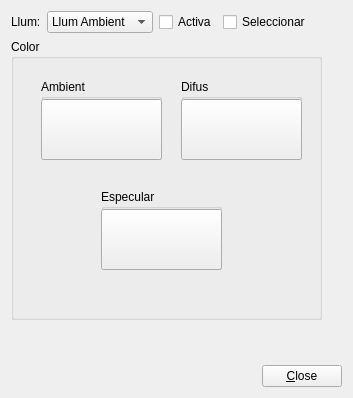
<ui version="4.0" >
 <class>luces</class>
 <widget class="QWidget" name="luces" >
  <property name="geometry" >
   <rect>
    <x>0</x>
    <y>0</y>
    <width>353</width>
    <height>398</height>
   </rect>
  </property>
  <property name="windowTitle" >
   <string>Form</string>
  </property>
  <layout class="QVBoxLayout" name="verticalLayout" >
   <item>
    <layout class="QHBoxLayout" name="horizontalLayout" >
     <item>
      <widget class="QLabel" name="label" >
       <property name="text" >
        <string>Llum:</string>
       </property>
      </widget>
     </item>
     <item>
      <widget class="QComboBox" name="comboBox" >
       <item>
        <property name="text" >
         <string>Llum Ambient</string>
        </property>
       </item>
       <item>
        <property name="text" >
         <string>Llum 1</string>
        </property>
       </item>
       <item>
        <property name="text" >
         <string>Llum 2</string>
        </property>
       </item>
       <item>
        <property name="text" >
         <string>Llum 3</string>
        </property>
       </item>
       <item>
        <property name="text" >
         <string>Llum 4</string>
        </property>
       </item>
       <item>
        <property name="text" >
         <string>Llum 5</string>
        </property>
       </item>
       <item>
        <property name="text" >
         <string>Llum 6</string>
        </property>
       </item>
       <item>
        <property name="text" >
         <string>Llum 7</string>
        </property>
       </item>
      </widget>
     </item>
     <item>
      <widget class="QCheckBox" name="boxAct" >
       <property name="text" >
        <string>Activa</string>
       </property>
      </widget>
     </item>
     <item>
      <widget class="QCheckBox" name="boxSel" >
       <property name="text" >
        <string>Seleccionar</string>
       </property>
      </widget>
     </item>
     <item>
      <spacer name="horizontalSpacer_2" >
       <property name="orientation" >
        <enum>Qt::Horizontal</enum>
       </property>
       <property name="sizeHint" stdset="0" >
        <size>
         <width>40</width>
         <height>20</height>
        </size>
       </property>
      </spacer>
     </item>
    </layout>
   </item>
   <item>
    <widget class="QGroupBox" name="groupBox" >
     <property name="minimumSize" >
      <size>
       <width>311</width>
       <height>281</height>
      </size>
     </property>
     <property name="maximumSize" >
      <size>
       <width>311</width>
       <height>281</height>
      </size>
     </property>
     <property name="title" >
      <string>Color</string>
     </property>
     <widget class="QGroupBox" name="groupBox_2" >
      <property name="geometry" >
       <rect>
        <x>30</x>
        <y>40</y>
        <width>121</width>
        <height>81</height>
       </rect>
      </property>
      <property name="title" >
       <string>Ambient</string>
      </property>
      <widget class="QPushButton" name="BotonA" >
       <property name="geometry" >
        <rect>
         <x>0</x>
         <y>20</y>
         <width>121</width>
         <height>61</height>
        </rect>
       </property>
       <property name="text" >
        <string/>
       </property>
      </widget>
     </widget>
     <widget class="QGroupBox" name="groupBox_3" >
      <property name="geometry" >
       <rect>
        <x>170</x>
        <y>40</y>
        <width>121</width>
        <height>81</height>
       </rect>
      </property>
      <property name="title" >
       <string>Difus</string>
      </property>
      <widget class="QPushButton" name="BotonD" >
       <property name="geometry" >
        <rect>
         <x>0</x>
         <y>20</y>
         <width>121</width>
         <height>61</height>
        </rect>
       </property>
       <property name="text" >
        <string/>
       </property>
      </widget>
     </widget>
     <widget class="QGroupBox" name="groupBox_4" >
      <property name="geometry" >
       <rect>
        <x>90</x>
        <y>150</y>
        <width>121</width>
        <height>81</height>
       </rect>
      </property>
      <property name="title" >
       <string>Especular</string>
      </property>
      <widget class="QPushButton" name="BotonE" >
       <property name="geometry" >
        <rect>
         <x>0</x>
         <y>20</y>
         <width>121</width>
         <height>61</height>
        </rect>
       </property>
       <property name="text" >
        <string/>
       </property>
      </widget>
     </widget>
    </widget>
   </item>
   <item>
    <spacer name="verticalSpacer" >
     <property name="orientation" >
      <enum>Qt::Vertical</enum>
     </property>
     <property name="sizeHint" stdset="0" >
      <size>
       <width>17</width>
       <height>20</height>
      </size>
     </property>
    </spacer>
   </item>
   <item>
    <layout class="QHBoxLayout" name="horizontalLayout_2" >
     <item>
      <spacer name="horizontalSpacer" >
       <property name="orientation" >
        <enum>Qt::Horizontal</enum>
       </property>
       <property name="sizeHint" stdset="0" >
        <size>
         <width>40</width>
         <height>20</height>
        </size>
       </property>
      </spacer>
     </item>
     <item>
      <widget class="QPushButton" name="BotonC" >
       <property name="text" >
        <string>&amp;Close</string>
       </property>
      </widget>
     </item>
    </layout>
   </item>
  </layout>
 </widget>
 <resources/>
 <connections>
  <connection>
   <sender>BotonC</sender>
   <signal>clicked()</signal>
   <receiver>luces</receiver>
   <slot>close()</slot>
   <hints>
    <hint type="sourcelabel" >
     <x>306</x>
     <y>376</y>
    </hint>
    <hint type="destinationlabel" >
     <x>342</x>
     <y>326</y>
    </hint>
   </hints>
  </connection>
 </connections>
</ui>
